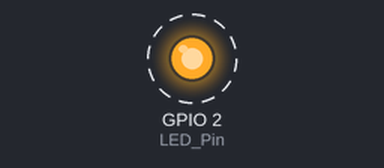
Simulated run of this sketch. Board: ESP8266 (NodeMCU). Parts: output pins drawn as LEDs (lit = HIGH). Dashed ring = blinking.

Above: at 0.2 s.
Timing chart, 0 to 3.0 s (numbered marks = the images above):
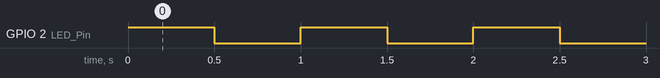

The sketch:

esp8266_blink_led.ino
```cpp
#include <ESP8266WiFi.h>

int LED_Pin = LED_BUILTIN;

void setup()
{
    pinMode(LED_Pin, OUTPUT);

}


void loop()
{
    digitalWrite(LED_Pin, HIGH);
    delay(500);

  digitalWrite(LED_Pin, LOW);
    delay(500);
}
```

Measured:
- by itself, GPIO 2 (LED_Pin): alternates HIGH for 0.50 s and LOW for 0.50 s
